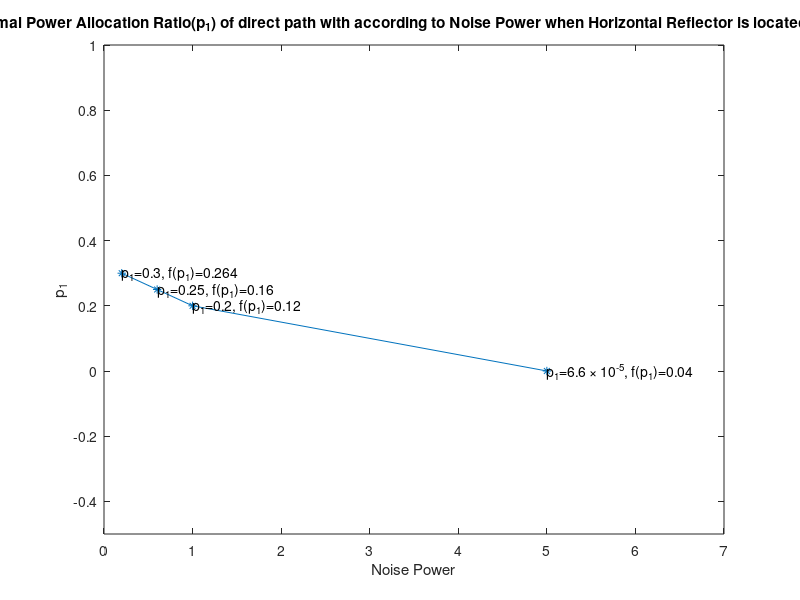

Recreate this plot in MATLAB.
clc;clear all;
%x = [0.1 0.3 0.5 0.7];
%y = [0.3 7.2e-03 6.6e-05 6.6e-05];
%str = {'p_1=0.3, f(p_1)=0.337','p_1=7.2 \times 10^{-3}, f(p_1)=2.3 \times 10^{-3}','p_1=6.6 \times 10^{-5}, f(p_1)=1.757 \times 10^{-5}','p_1=6.6 \times 10^{-5}, f(p_1)=1.356 \times 10^{-5}'};
%plot(x,y,'Marker','*');
%xlim([0 1]);
%ylim([-0.5 1]);
%xlabel('\lambda');
%ylabel('p_1');
%title('Optimal Power Allocation Ratio(p_1) of direct path with according to \lambda when Horizontal Reflector is located at y=15');
%text(x,y,str);


x = [0.2 0.6 1 5];
y = [0.3 0.25 0.2 6.6e-05];
str = {'p_1=0.3, f(p_1)=0.264','p_1=0.25, f(p_1)=0.16','p_1=0.2, f(p_1)=0.12','p_1=6.6 \times 10^{-5}, f(p_1)=0.04'};
plot(x,y,'Marker','*');
xlim([0 7]);
ylim([-0.5 1]);
xlabel('Noise Power');
ylabel('p_1');
title('Optimal Power Allocation Ratio(p_1) of direct path with according to Noise Power when Horizontal Reflector is located at y=15');
text(x,y,str);